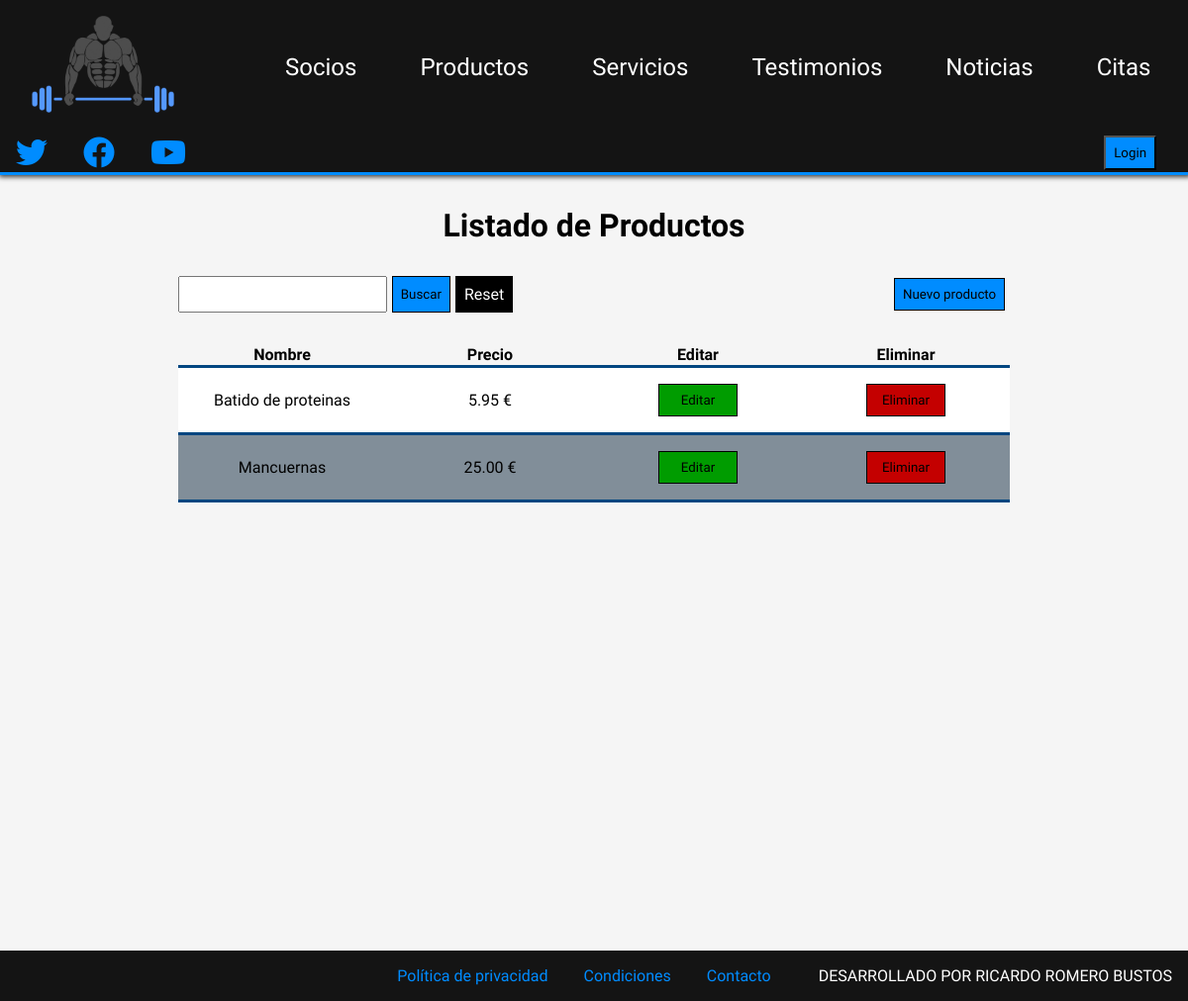
Page /php/productos.php on the earlier database version.
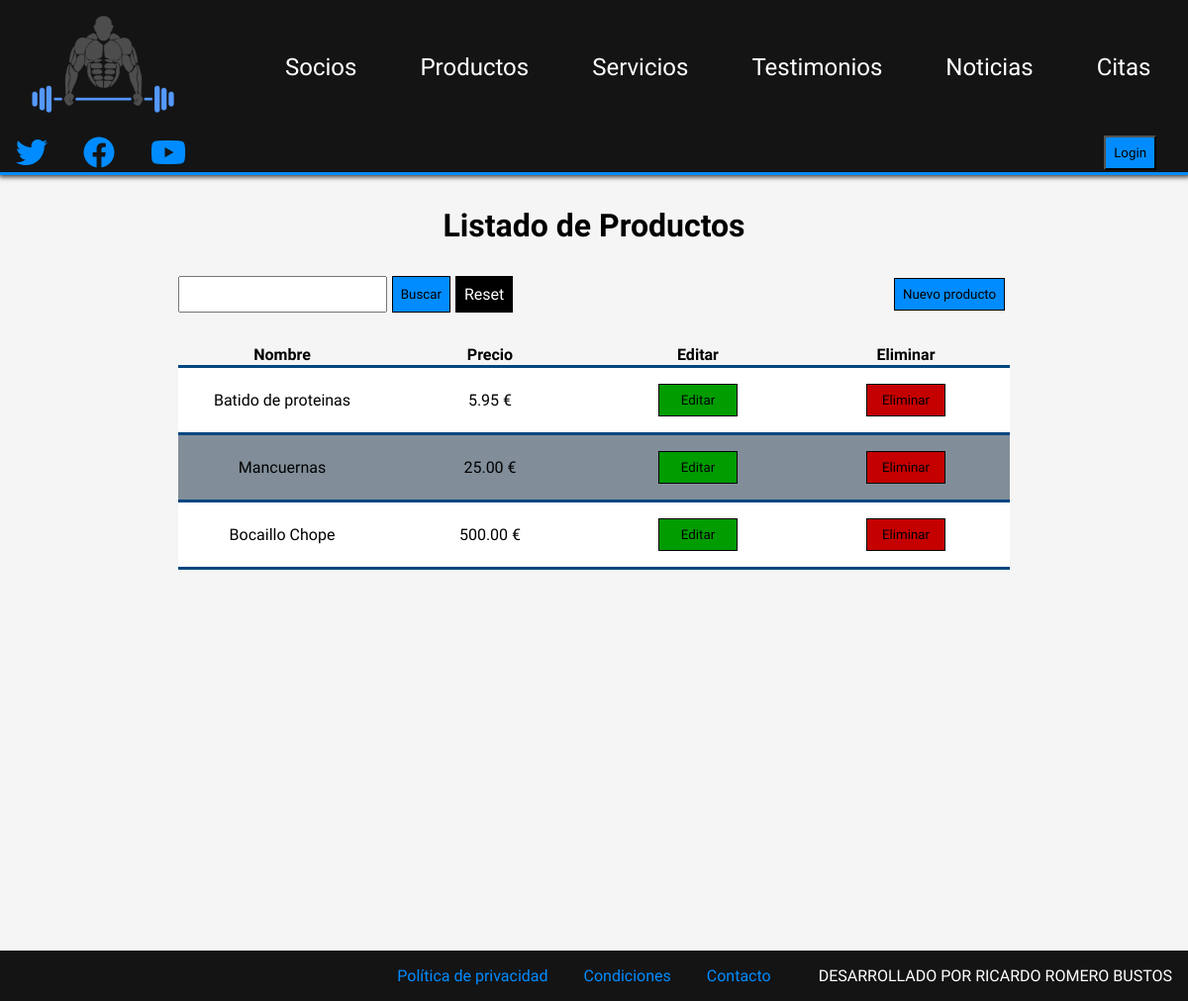
Same page on the later database version.
### tables this page shows
CREATE TABLE `producto` (
  `id` bigint(20) UNSIGNED NOT NULL,
  `nombre` varchar(50) NOT NULL,
  `precio` double(5,2) UNSIGNED NOT NULL
);

### php/productos.php (the view, shortened to what this page needs)
<!DOCTYPE html>
<html lang="en">
<head>
    <link rel="stylesheet" href="../css/estilos.css">
    <link rel="stylesheet" href="https://cdnjs.cloudflare.com/ajax/libs/font-awesome/6.2.0/css/all.min.css" />
</head>
<body>
    <header>
        <nav>
            <a href="../index.php"><img src="../img/logo.png" alt="" id="logo"></a>
            <a href="socios.php">Socios</a>
            <a href="productos.php">Productos</a>
            <a href="servicios.php">Servicios</a>
            <a href="testimonios.php">Testimonios</a>
            <a href="noticias.php">Noticias</a>
            <a href="citas.php">Citas</a>
        </nav>
        <div class="rrss">
            <a href="#"><i class="fa-brands fa-twitter"></i></a>
            <a href="#"><i class="fa-brands fa-facebook"></i></a>
            <a href="#"><i class="fa-brands fa-youtube"></i></a>
        </div>
        <div class="login">
            <form action="" method="post">
                <input type="submit" name="enviar" id="btn-login" value="Login">
            </form>
        </div>
    </header>
    <main>
        <section class="seccion_productos_servicios seccion">
            <h1>Listado de Productos</h1>
            <div class="contenedor_buscar_nuevo">
                <form action="#" method="post">
                    <input type="text" name="cadena">
                    <input type="submit" name="buscar_producto" value="Buscar">
                    <a href="productos.php">Reset</a>
                </form>
                <form action="panel_productos.php" method="post">
                    <input type="submit" name="nuevo_producto" value="Nuevo producto">
                </form>
            </div>
            <?php
                $con=conectarServidor();
                $productos=$con->query("select * from producto");
                if($productos->num_rows==0){
                    echo "<p>No hay productos en la base de datos</p>";
                }else{
                    echo "<table>
                    <thead>
                        <tr>
                            <th>Nombre</th>
                            <th>Precio</th>
                            <th>Editar</th>
                            <th>Eliminar</th>
                        </tr>
                    </thead>
                    <tbody>";
                    while($fila_productos=$productos->fetch_array(MYSQLI_ASSOC)){
                        echo "<tr>
                            <td>$fila_productos[nombre]</td>
                            <td>$fila_productos[precio] €</td>
                            <td>
                                <form action=\"panel_productos.php\" method=\"post\">
                                    <input type=\"hidden\" name=\"id_producto\" value=\"$fila_productos[id]\">
                                    <input type=\"submit\" name=\"editar_producto\" value=\"Editar\" class=\"btn-editar\">
                                </form>
                            </td>
                            <td>
                                <form action=\"editar_producto.php\" method=\"post\">
                                    <input type=\"hidden\" name=\"id_producto\" value=\"$fila_productos[id]\">
                                    <input type=\"submit\" name=\"eliminar_producto\" value=\"Eliminar\" class=\"btn-borrar\">
                                </form>
                            </td>
                        </tr>";
                    }
                    echo "</tbody>";
                    echo "</table>";
                }
            ?>
        </section>
    </main>
    <footer>
        <div>
            <a href="#">Política de privacidad</a>
            <a href="#">Condiciones</a>
            <a href="#">Contacto</a>
        </div>
        <span>DESARROLLADO POR RICARDO ROMERO BUSTOS</span>
    </footer>
</body>
</html>

Differences in the rows shown:
added producto: nombre "Bocaillo Chope", precio "500.00"
